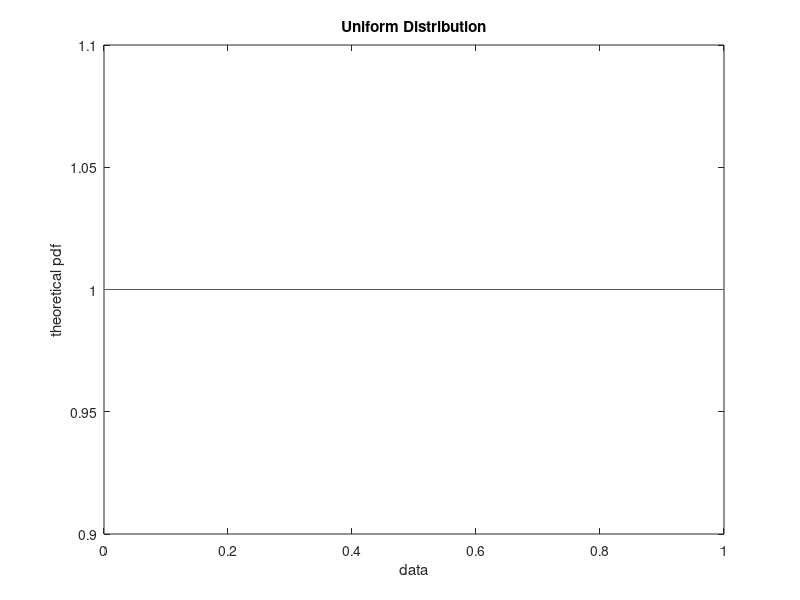
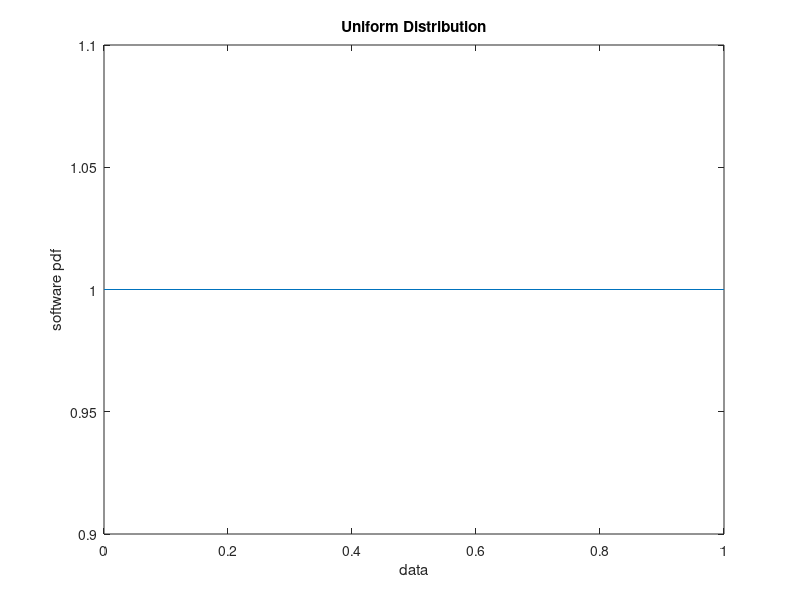
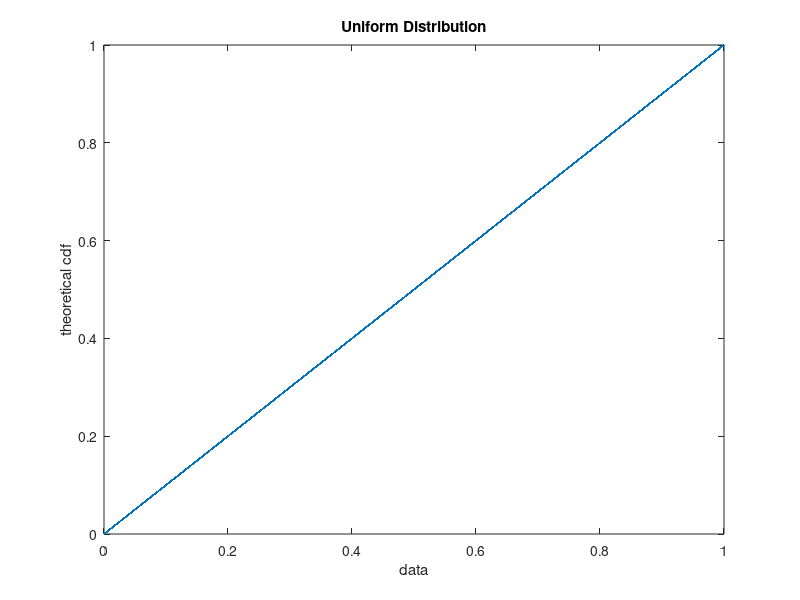
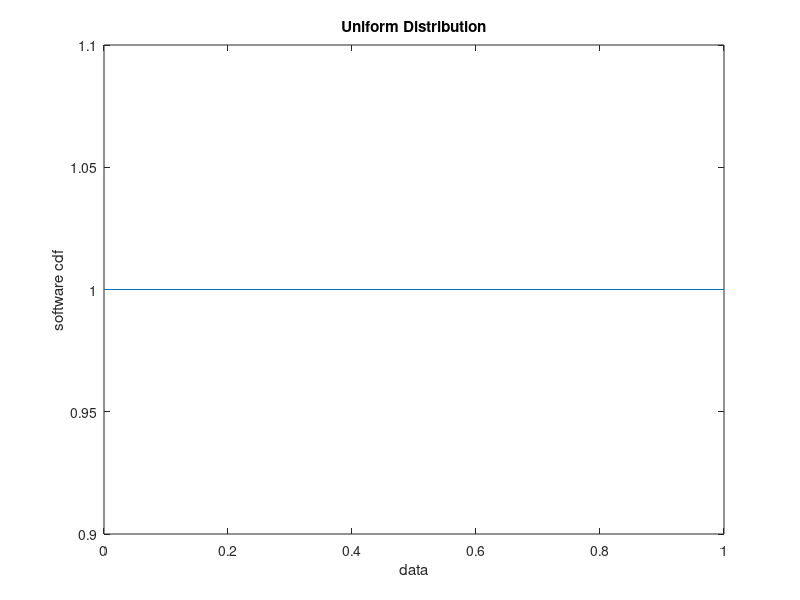

MATLAB code for these plots, in order:
% [+] AmirHossein Aliyan
% [+] 991771231


% clear output and previous vars
clc
clear all

% define N, X and dist object 
a = 0;
b = 1;
N = 100000;
X = rand(1, N);
pd = makedist('Uniform');

PDFTHEORY = (b-a) ./ 1;
PDFSOFT = pdf(pd, X);
YPDF(1:N) = PDFTHEORY;


CDFTHEORY_R1 = 0;
CDFTHEORY_R2 = (X - a) ./ (b - a);
CDFTHEORY_R3 = 1;
CDFSOFT = cdf(pd, X);
XX = [ 0 X 1 ];

% draw cdf and pdf
figure; plot(X, YPDF); xlabel('data'); ylabel('theoretical pdf'); title('Uniform Distribution');
figure; plot(X, PDFSOFT); xlabel('data'); ylabel('software pdf'); title('Uniform Distribution');

figure; plot(XX, [CDFTHEORY_R1 CDFTHEORY_R2 CDFTHEORY_R3]); xlabel('data'); ylabel('theoretical cdf'); title('Uniform Distribution');
figure; plot(X, PDFSOFT); xlabel('data'); ylabel('software cdf'); title('Uniform Distribution');


% histogram
%figure;hist(X);

% avg, var and corr
average = mean(X);
variance = var(X);
correlation = variance + ((average).^2);

disp(['average  : ' num2str(average)]);
disp(['variance : ' num2str(variance)]);
disp(['correlation : ' num2str(correlation)]);
